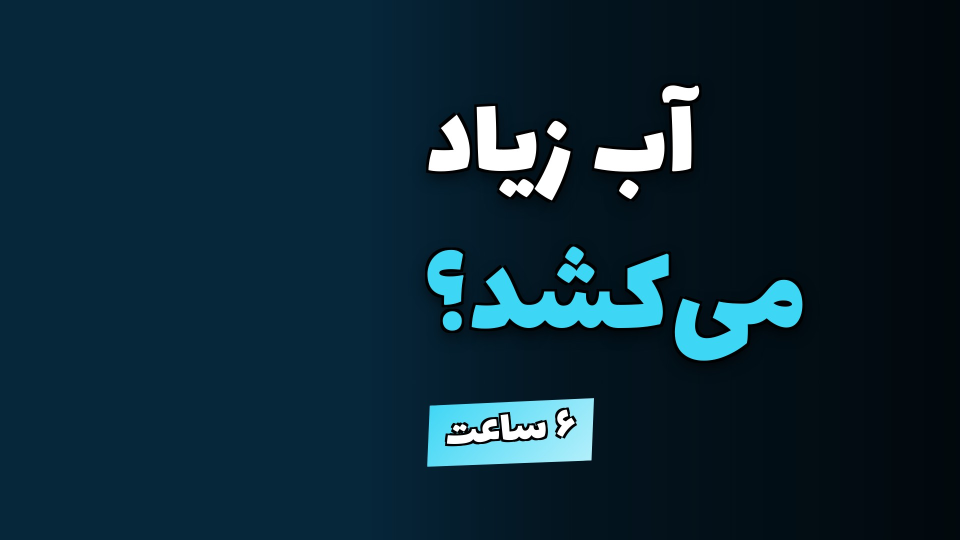
#> input picture data/fa/eps/12/thumbnail.jpg, 1920 x 1080 px (shown at 1/2 size)
$ python -i images.py   (imports and definitions only)
#> lines starting #> are read from the running program, lines starting #| are printed output that depends on the picture; after the words box and inside, x2 and y2 are one past the last pixel; in counts of white or black regions, pixels touching at a corner belong together
"""OpenAI image generation: 2D illustrations (transparent) + thumbnail art."""
import base64, os, time, requests, pathlib
from .common import CFG

API = 'https://api.openai.com/v1/images/generations'
EDIT_API = 'https://api.openai.com/v1/images/edits'

# gpt-image-1 was shut down by OpenAI on 2026-10-23 -> try the current models in order (first that exists wins, remembered)
# [1 line that did not run here, left out]
_OK = {'model': None, 'transparent': True}
WHITE = ' Plain pure white background (#FFFFFF) all around the subject, nothing else in the background.'


import re as _re
_SOFT = [(r'\b(cut|cuts|cutting)\b', 'trimmed'), (r'\bknife\b', 'sharp jab'), (r'\bstab\w*', 'sharp'), (r'\bblood\w*', 'red'),
         (r'\bbleed\w*', 'red'), (r'\bwound\w*', 'scrape'), (r'\bpain(ful)?\b', 'discomfort'), (r'\bdying\b', 'very weak'),
         (r'\bdie(s|d)?\b', 'faint'), (r'\bkill\w*', 'beat'), (r'\bhurt\w*', 'ache'), (r'\bsuicid\w*', ''), (r'\bself[- ]harm\w*', '')]


# [4 lines left out: function soften, not called in this run]


def _remove_white(path):
    """Background removal for models without transparent output: near-white pixels connected to the border become transparent."""
#> called with path = '../data/fa/eps/12/thumbnail.jpg'
    import numpy as np
    from PIL import Image
    from scipy import ndimage
    im = Image.open(path).convert('RGBA'); a = np.array(im)
    white = (a[..., :3].min(axis=2) > 235)
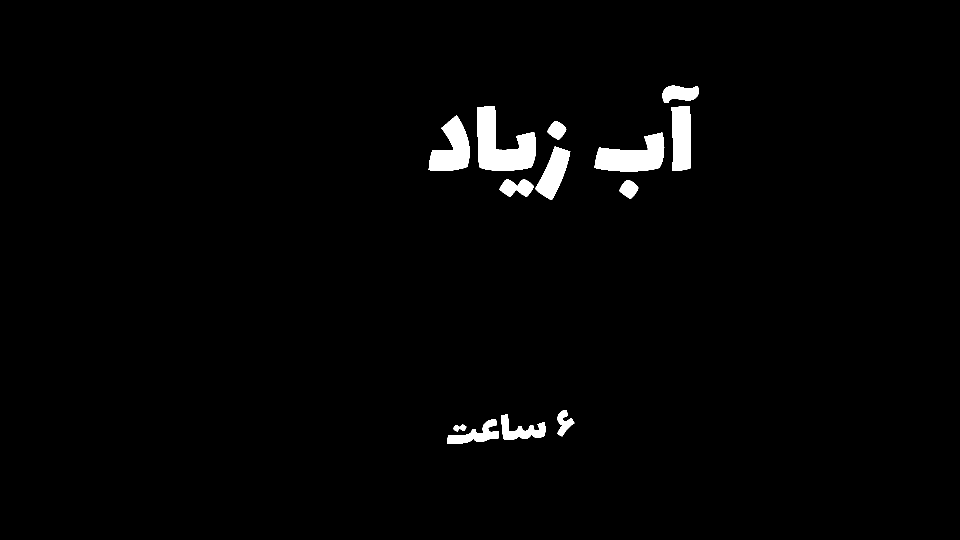
#> white: shape (1080, 1920) bool (shown at 1/2 size); 1.9% white; 13 white regions, largest, box (x1, y1, x2, y2) and area: (954, 212, 1072, 342) 8745, (1189, 265, 1329, 343) 6616, (857, 230, 939, 342) 5378
    lab, _ = ndimage.label(white)
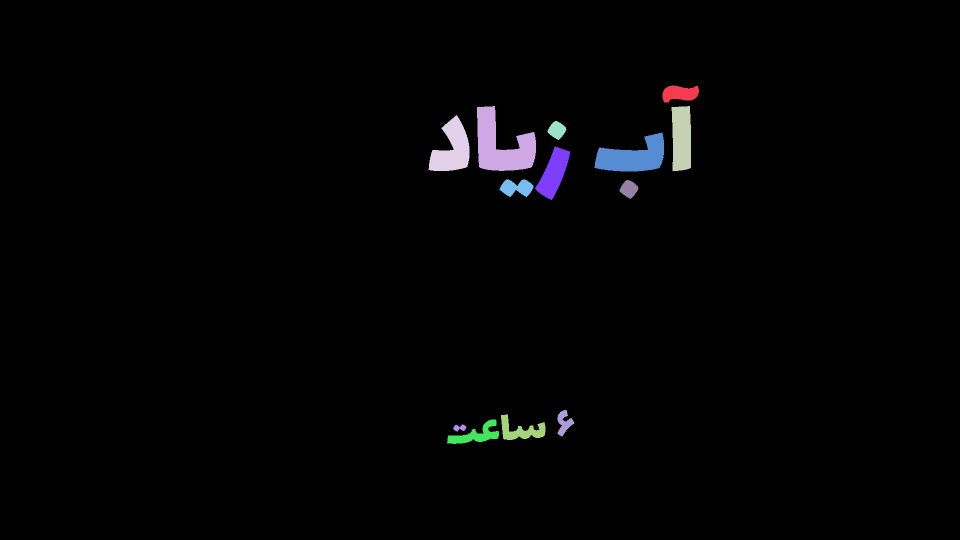
#> lab: shape (1080, 1920) int32 (shown at 1/2 size); 14 distinct labels, from 0 to 13; one colour per label, 0 black
    border = set(np.unique(np.concatenate([lab[0], lab[-1], lab[:, 0], lab[:, -1]]))) - {0}
#> border = 0 items
    mask = np.isin(lab, list(border))
#> mask: shape (1080, 1920) bool; every value is 0
    mask = ndimage.binary_dilation(mask, iterations=1) & (a[..., :3].min(axis=2) > 200)
    a[..., 3] = np.where(mask, 0, 255)
    Image.fromarray(a).save(path)


# [73 lines left out: functions _post, gen, illustration, thumbnail_art, edit, not called in this run]


CARTOON = ("2D animation still for a high-end animated science explainer, expressive faces. {style}. "
           "No text, no letters, no numbers, no watermark, not gory.")

# [4 lines left out: function cast_ref, not called in this run]

def cast_text(cast, ids):
    return ' '.join(f"{c['name']} looks like: {c['look']}." for c in cast if c['id'] in (ids or []))

# [10 lines left out: functions cartoon_scene, sprite, not called in this run]

>>> result = _remove_white('../data/fa/eps/12/thumbnail.jpg')
